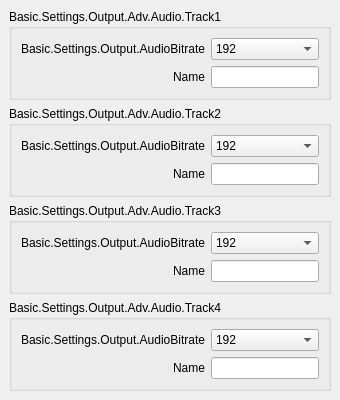
               <widget class="QWidget" name="advOutputAudioTracksTab">
                <attribute name="title">
                 <string>Basic.Settings.Audio</string>
                </attribute>
                <layout class="QVBoxLayout" name="verticalLayout_9">
                 <property name="leftMargin">
                  <number>0</number>
                 </property>
                 <property name="topMargin">
                  <number>0</number>
                 </property>
                 <property name="rightMargin">
                  <number>0</number>
                 </property>
                 <property name="bottomMargin">
                  <number>0</number>
                 </property>
                 <item alignment="Qt::AlignTop">
                  <widget class="QWidget" name="widget_3" native="true">
                   <property name="sizePolicy">
                    <sizepolicy hsizetype="Preferred" vsizetype="Preferred">
                     <horstretch>0</horstretch>
                     <verstretch>0</verstretch>
                    </sizepolicy>
                   </property>
                   <layout class="QVBoxLayout" name="verticalLayout_10">
                    <item>
                     <widget class="QGroupBox" name="groupBox">
                      <property name="sizePolicy">
                       <sizepolicy hsizetype="Preferred" vsizetype="Maximum">
                        <horstretch>0</horstretch>
                        <verstretch>0</verstretch>
                       </sizepolicy>
                      </property>
                      <property name="title">
                       <string>Basic.Settings.Output.Adv.Audio.Track1</string>
                      </property>
                      <layout class="QFormLayout" name="formLayout_10">
                       <property name="fieldGrowthPolicy">
                        <enum>QFormLayout::AllNonFixedFieldsGrow</enum>
                       </property>
                       <property name="labelAlignment">
                        <set>Qt::AlignRight|Qt::AlignTrailing|Qt::AlignVCenter</set>
                       </property>
                       <item row="0" column="1">
                        <widget class="QComboBox" name="advOutTrack1Bitrate">
                         <property name="currentIndex">
                          <number>8</number>
                         </property>
                         <item>
                          <property name="text">
                           <string>32</string>
                          </property>
                         </item>
                         <item>
                          <property name="text">
                           <string>48</string>
                          </property>
                         </item>
                         <item>
                          <property name="text">
                           <string>64</string>
                          </property>
                         </item>
                         <item>
                          <property name="text">
                           <string>80</string>
                          </property>
                         </item>
                         <item>
                          <property name="text">
                           <string>96</string>
                          </property>
                         </item>
                         <item>
                          <property name="text">
                           <string>112</string>
                          </property>
                         </item>
                         <item>
                          <property name="text">
                           <string>128</string>
                          </property>
                         </item>
                         <item>
                          <property name="text">
                           <string>160</string>
                          </property>
                         </item>
                         <item>
                          <property name="text">
                           <string>192</string>
                          </property>
                         </item>
                         <item>
                          <property name="text">
                           <string>256</string>
                          </property>
                         </item>
                         <item>
                          <property name="text">
                           <string>320</string>
                          </property>
                         </item>
                        </widget>
                       </item>
                       <item row="0" column="0">
                        <widget class="QLabel" name="label_25">
                         <property name="minimumSize">
                          <size>
                           <width>170</width>
                           <height>0</height>
                          </size>
                         </property>
                         <property name="text">
                          <string>Basic.Settings.Output.AudioBitrate</string>
                         </property>
                         <property name="alignment">
                          <set>Qt::AlignRight|Qt::AlignTrailing|Qt::AlignVCenter</set>
                         </property>
                         <property name="buddy">
                          <cstring>advOutTrack1Bitrate</cstring>
                         </property>
                        </widget>
                       </item>
                       <item row="1" column="0">
                        <widget class="QLabel" name="label_55">
                         <property name="text">
                          <string>Name</string>
                         </property>
                         <property name="buddy">
                          <cstring>advOutTrack1Name</cstring>
                         </property>
                        </widget>
                       </item>
                       <item row="1" column="1">
                        <widget class="QLineEdit" name="advOutTrack1Name"/>
                       </item>
                      </layout>
                     </widget>
                    </item>
                    <item>
                     <widget class="QGroupBox" name="groupBox_2">
                      <property name="sizePolicy">
                       <sizepolicy hsizetype="Preferred" vsizetype="Maximum">
                        <horstretch>0</horstretch>
                        <verstretch>0</verstretch>
                       </sizepolicy>
                      </property>
                      <property name="title">
                       <string>Basic.Settings.Output.Adv.Audio.Track2</string>
                      </property>
                      <layout class="QFormLayout" name="formLayout_11">
                       <property name="fieldGrowthPolicy">
                        <enum>QFormLayout::AllNonFixedFieldsGrow</enum>
                       </property>
                       <property name="labelAlignment">
                        <set>Qt::AlignRight|Qt::AlignTrailing|Qt::AlignVCenter</set>
                       </property>
                       <item row="0" column="0">
                        <widget class="QLabel" name="label_49">
                         <property name="minimumSize">
                          <size>
                           <width>170</width>
                           <height>0</height>
                          </size>
                         </property>
                         <property name="text">
                          <string>Basic.Settings.Output.AudioBitrate</string>
                         </property>
                         <property name="alignment">
                          <set>Qt::AlignRight|Qt::AlignTrailing|Qt::AlignVCenter</set>
                         </property>
                         <property name="buddy">
                          <cstring>advOutTrack2Bitrate</cstring>
                         </property>
                        </widget>
                       </item>
                       <item row="0" column="1">
                        <widget class="QComboBox" name="advOutTrack2Bitrate">
                         <property name="currentIndex">
                          <number>8</number>
                         </property>
                         <item>
                          <property name="text">
                           <string>32</string>
                          </property>
                         </item>
                         <item>
                          <property name="text">
                           <string>48</string>
                          </property>
                         </item>
                         <item>
                          <property name="text">
                           <string>64</string>
                          </property>
                         </item>
                         <item>
                          <property name="text">
                           <string>80</string>
                          </property>
                         </item>
                         <item>
                          <property name="text">
                           <string>96</string>
                          </property>
                         </item>
                         <item>
                          <property name="text">
                           <string>112</string>
                          </property>
                         </item>
                         <item>
                          <property name="text">
                           <string>128</string>
                          </property>
                         </item>
                         <item>
                          <property name="text">
                           <string>160</string>
                          </property>
                         </item>
                         <item>
                          <property name="text">
                           <string>192</string>
                          </property>
                         </item>
                         <item>
                          <property name="text">
                           <string>256</string>
                          </property>
                         </item>
                         <item>
                          <property name="text">
                           <string>320</string>
                          </property>
                         </item>
                        </widget>
                       </item>
                       <item row="1" column="0">
                        <widget class="QLabel" name="label_50">
                         <property name="text">
                          <string>Name</string>
                         </property>
                         <property name="buddy">
                          <cstring>advOutTrack2Name</cstring>
                         </property>
                        </widget>
                       </item>
                       <item row="1" column="1">
                        <widget class="QLineEdit" name="advOutTrack2Name"/>
                       </item>
                      </layout>
                     </widget>
                    </item>
                    <item>
                     <widget class="QGroupBox" name="groupBox_3">
                      <property name="sizePolicy">
                       <sizepolicy hsizetype="Preferred" vsizetype="Maximum">
                        <horstretch>0</horstretch>
                        <verstretch>0</verstretch>
                       </sizepolicy>
                      </property>
                      <property name="title">
                       <string>Basic.Settings.Output.Adv.Audio.Track3</string>
                      </property>
                      <layout class="QFormLayout" name="formLayout_12">
                       <property name="fieldGrowthPolicy">
                        <enum>QFormLayout::AllNonFixedFieldsGrow</enum>
                       </property>
                       <property name="labelAlignment">
                        <set>Qt::AlignRight|Qt::AlignTrailing|Qt::AlignVCenter</set>
                       </property>
                       <item row="0" column="0">
                        <widget class="QLabel" name="label_51">
                         <property name="minimumSize">
                          <size>
                           <width>170</width>
                           <height>0</height>
                          </size>
                         </property>
                         <property name="text">
                          <string>Basic.Settings.Output.AudioBitrate</string>
                         </property>
                         <property name="alignment">
                          <set>Qt::AlignRight|Qt::AlignTrailing|Qt::AlignVCenter</set>
                         </property>
                         <property name="buddy">
                          <cstring>advOutTrack3Bitrate</cstring>
                         </property>
                        </widget>
                       </item>
                       <item row="0" column="1">
                        <widget class="QComboBox" name="advOutTrack3Bitrate">
                         <property name="currentIndex">
                          <number>8</number>
                         </property>
                         <item>
                          <property name="text">
                           <string>32</string>
                          </property>
                         </item>
                         <item>
                          <property name="text">
                           <string>48</string>
                          </property>
                         </item>
                         <item>
                          <property name="text">
                           <string>64</string>
                          </property>
                         </item>
                         <item>
                          <property name="text">
                           <string>80</string>
                          </property>
                         </item>
                         <item>
                          <property name="text">
                           <string>96</string>
                          </property>
                         </item>
                         <item>
                          <property name="text">
                           <string>112</string>
                          </property>
                         </item>
                         <item>
                          <property name="text">
                           <string>128</string>
                          </property>
                         </item>
                         <item>
                          <property name="text">
                           <string>160</string>
                          </property>
                         </item>
                         <item>
                          <property name="text">
                           <string>192</string>
                          </property>
                         </item>
                         <item>
                          <property name="text">
                           <string>256</string>
                          </property>
                         </item>
                         <item>
                          <property name="text">
                           <string>320</string>
                          </property>
                         </item>
                        </widget>
                       </item>
                       <item row="1" column="0">
                        <widget class="QLabel" name="label_52">
                         <property name="text">
                          <string>Name</string>
                         </property>
                         <property name="buddy">
                          <cstring>advOutTrack3Name</cstring>
                         </property>
                        </widget>
                       </item>
                       <item row="1" column="1">
                        <widget class="QLineEdit" name="advOutTrack3Name"/>
                       </item>
                      </layout>
                     </widget>
                    </item>
                    <item>
                     <widget class="QGroupBox" name="groupBox_4">
                      <property name="sizePolicy">
                       <sizepolicy hsizetype="Preferred" vsizetype="Maximum">
                        <horstretch>0</horstretch>
                        <verstretch>0</verstretch>
                       </sizepolicy>
                      </property>
                      <property name="title">
                       <string>Basic.Settings.Output.Adv.Audio.Track4</string>
                      </property>
                      <layout class="QFormLayout" name="formLayout_13">
                       <property name="fieldGrowthPolicy">
                        <enum>QFormLayout::AllNonFixedFieldsGrow</enum>
                       </property>
                       <property name="labelAlignment">
                        <set>Qt::AlignRight|Qt::AlignTrailing|Qt::AlignVCenter</set>
                       </property>
                       <item row="0" column="0">
                        <widget class="QLabel" name="label_53">
                         <property name="minimumSize">
                          <size>
                           <width>170</width>
                           <height>0</height>
                          </size>
                         </property>
                         <property name="text">
                          <string>Basic.Settings.Output.AudioBitrate</string>
                         </property>
                         <property name="alignment">
                          <set>Qt::AlignRight|Qt::AlignTrailing|Qt::AlignVCenter</set>
                         </property>
                         <property name="buddy">
                          <cstring>advOutTrack4Bitrate</cstring>
                         </property>
                        </widget>
                       </item>
                       <item row="0" column="1">
                        <widget class="QComboBox" name="advOutTrack4Bitrate">
                         <property name="currentIndex">
                          <number>8</number>
                         </property>
                         <item>
                          <property name="text">
                           <string>32</string>
                          </property>
                         </item>
                         <item>
                          <property name="text">
                           <string>48</string>
                          </property>
                         </item>
                         <item>
                          <property name="text">
                           <string>64</string>
                          </property>
                         </item>
                         <item>
                          <property name="text">
                           <string>80</string>
                          </property>
                         </item>
                         <item>
                          <property name="text">
                           <string>96</string>
                          </property>
                         </item>
                         <item>
                          <property name="text">
                           <string>112</string>
                          </property>
                         </item>
                         <item>
                          <property name="text">
                           <string>128</string>
                          </property>
                         </item>
                         <item>
                          <property name="text">
                           <string>160</string>
                          </property>
                         </item>
                         <item>
                          <property name="text">
                           <string>192</string>
                          </property>
                         </item>
                         <item>
                          <property name="text">
                           <string>256</string>
                          </property>
                         </item>
                         <item>
                          <property name="text">
                           <string>320</string>
                          </property>
                         </item>
                        </widget>
                       </item>
                       <item row="1" column="0">
                        <widget class="QLabel" name="label_54">
                         <property name="text">
                          <string>Name</string>
                         </property>
                         <property name="buddy">
                          <cstring>advOutTrack4Name</cstring>
                         </property>
                        </widget>
                       </item>
                       <item row="1" column="1">
                        <widget class="QLineEdit" name="advOutTrack4Name"/>
                       </item>
                      </layout>
                     </widget>
                    </item>
                   </layout>
                  </widget>
                 </item>
                </layout>
               </widget>
